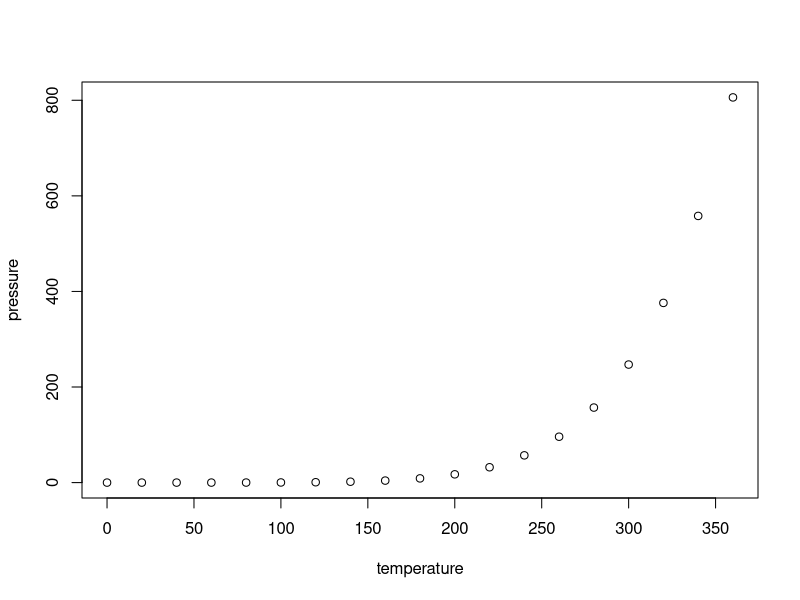
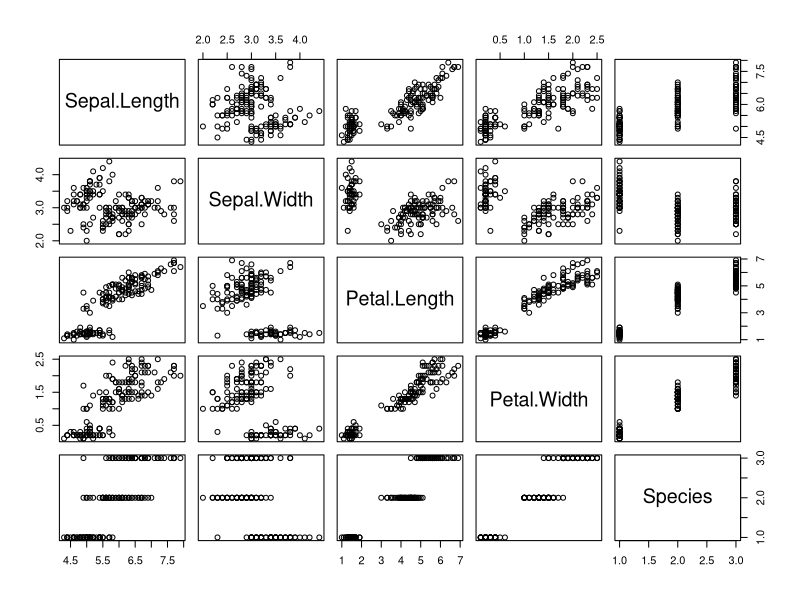

Here is the R script that generated these plots, in order:
## ---- chunk 1
knitr::opts_chunk$set(echo = TRUE)
## ---- chunk 2
summary(cars)
## ---- chunk 3
plot(pressure)

plot(iris)
